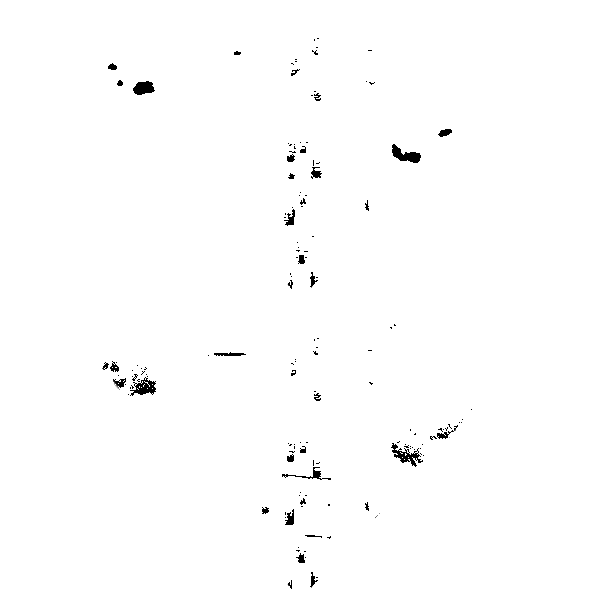
#> input picture paper_figure/bev/train/1006.png, 600 x 600 px, given as the content of the folder ./dataset_log/train/radar, which was not available
$ python preprocess_log.py
#> lines starting #> are read from the running program, lines starting #| are printed output that depends on the picture; after the words box and inside, x2 and y2 are one past the last pixel; in counts of white or black regions, pixels touching at a corner belong together; pictures that were not available may be replaced by others from this repository, and a replacement may not be noted
import os

import cv2
import numpy as np

from PIL import Image
from scipy.signal import convolve
from scipy.stats import multivariate_normal


def guassian_blur(rin):
    hm_h, hm_w = rin.shape

    coord = np.stack((
        np.linspace(0, hm_w - 1, hm_w, dtype=np.int64).reshape(1, hm_w).repeat(hm_h, 0),
        np.linspace(0, hm_h - 1, hm_h, dtype=np.int64).reshape(hm_h, 1).repeat(hm_w, 1)
    ), -1)

    hm = rin
    # Gaussian Blur for Image
    border = 2
    kernel = 5
    origin_max = np.max(hm)
    # print(origin_max)
    dr = np.zeros((hm_h + 2 * border, hm_w + 2 * border))
    dr[border:-border, border:-border] = hm.copy()
    dr = cv2.GaussianBlur(dr, (kernel, kernel), 0)
    hm = dr[border:-border, border:-border].copy()
    hm *= origin_max / np.max(hm)
    return hm


def taylor(rin):
    # is Peak?
    hm_h, hm_w = rin.shape

    coord = np.stack((
        np.linspace(0, hm_w - 1, hm_w, dtype=np.int64).reshape(1, hm_w).repeat(hm_h, 0),
        np.linspace(0, hm_h - 1, hm_h, dtype=np.int64).reshape(hm_h, 1).repeat(hm_w, 1)
    ), -1)

    hm = rin

    l = 8
    r = 9
    mean = [0, 0]
    cov = [[l, 0], [0, r]]
    x_, y_ = np.mgrid[-l:r:1, -l:r:1]
    pos = np.dstack((x_, y_))
    rv = multivariate_normal(mean, cov)
    kernel = rv.pdf(pos)
    # kernel = np.where(kernel < 0.5, 1, kernel)
    # 5x5 grids
    for py in np.arange(l, hm_h - r, (l + r) // 2):
        for px in np.arange(l, hm_w - r, (l + r) // 2):
            # Peak at Center
            if hm[py, px] == np.max(hm[py - 2:py + 3, px - 2:px + 3]) and hm[py, px] >= 40:
                dx = 0.5 * (hm[py, px + 1] - hm[py, px - 1])
                dy = 0.5 * (hm[py + 1, px] - hm[py - 1, px])
                dxx = 0.25 * (hm[py, px + 2] - 2 * hm[py, px] + hm[py, px - 2])
                dxy = 0.25 * (hm[py + 1, px + 1] - hm[py - 1, px + 1] - hm[py + 1, px - 1] \
                              + hm[py - 1, px - 1])
                dyy = 0.25 * (hm[py + 2 * 1, px] - 2 * hm[py, px] + hm[py - 2 * 1, px])

                hessian_value = abs(dxx + dyy + 2 * dxy) / 4

                if hessian_value > 255 / 220:
                    hessian_value = 255 / 220
                # query = np.zeros((l + r, l + r))
                template = hm[py - l:py + r, px - l:px + r]
                query = (template * kernel) / np.max(template * kernel) * 220 * hessian_value
                hm[py - l:py + r, px - l:px + r] = np.where(query < np.max(template), template, query)

    return hm

for type in ['train', 'val']:
    pth = f'./dataset_log/{type}/radar'
    files = os.listdir(pth)
    files = sorted(files)
    for file in files:
        print(file)
        rin = Image.open(os.path.join(pth, file))
#> rin is the input picture: PIL image 600x600 L; min 0, max 255, mean 253
        rin = np.asarray(rin, dtype=np.int64)
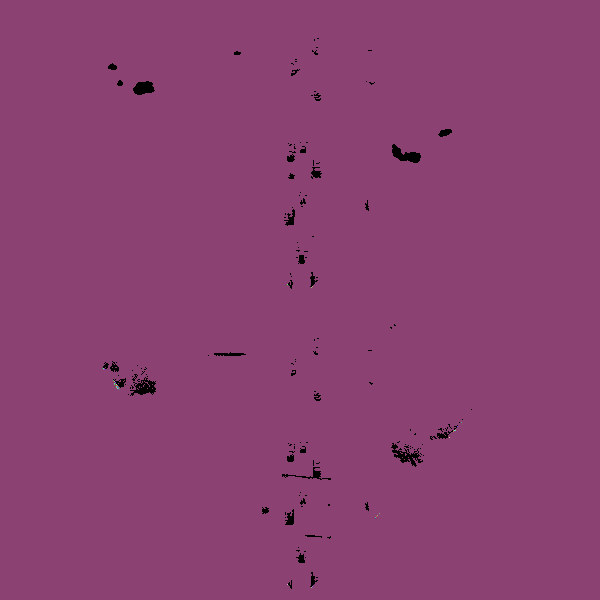
#> rin: shape (600, 600) int64; 31 distinct labels, from 0 to 255; one colour per label, 0 black
        rin = guassian_blur(rin)
#> in guassian_blur, `origin_max = np.max(hm)`: origin_max = 255
#> in guassian_blur, `dr[border:-border, border:-border] = hm.copy()`:
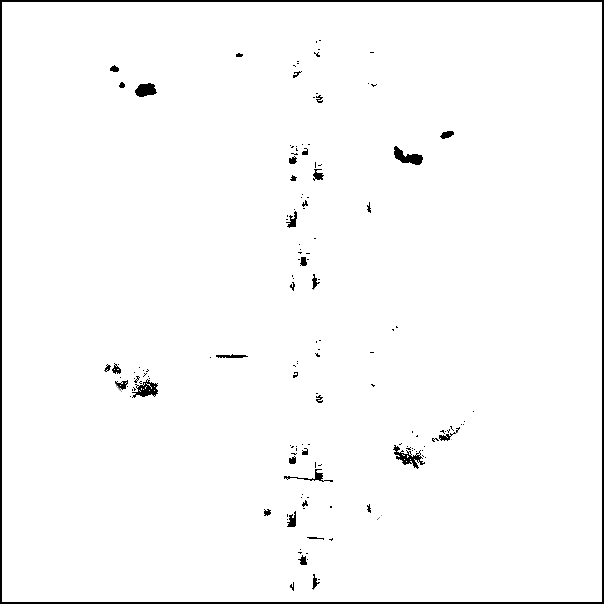
#> dr: shape (604, 604) float64; min 0, max 255, mean 249.6
#> in guassian_blur, `hm = dr[border:-border, border:-border].copy()`:
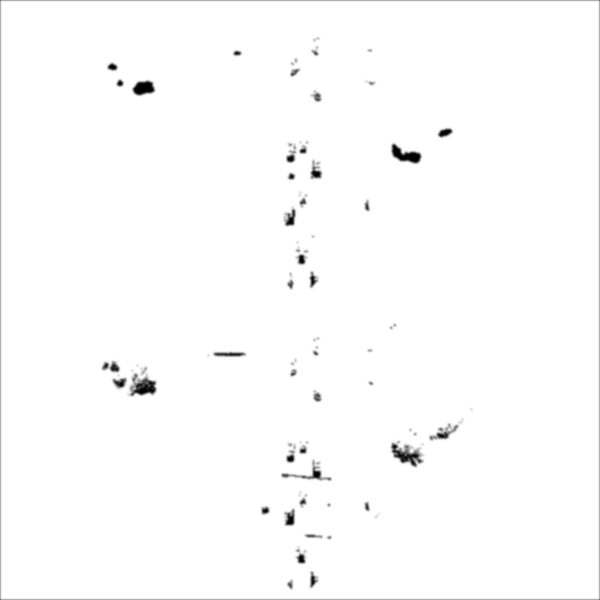
#> hm: shape (600, 600) float64; min 0, max 255, mean 252.3
        res = taylor(rin)
#> after the loop in taylor, `for py in np.arange(l, hm_h - r, (l + r) // 2):`: hm: shape (600, 600) float64; 0.01% of pixels changed, all inside (x1, y1, x2, y2) = (112, 48, 449, 521)
        res = res / np.max(res) * 255
        Image.fromarray(np.uint8(res)).save(f'./dataset_log/{type}/hessian/{file}')
